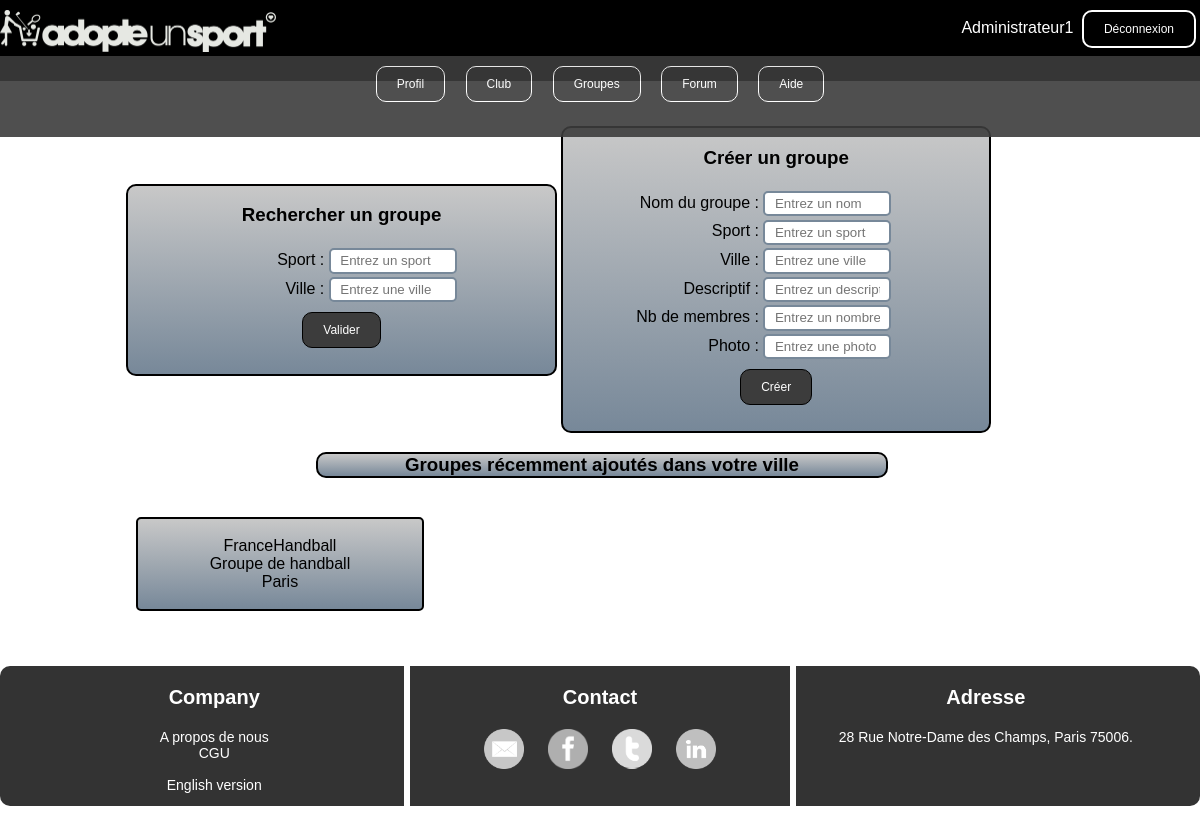
The app's page /groupes.php (signed in) with its own data.
### tables this page shows
CREATE TABLE IF NOT EXISTS `groupe` (
  `Id` int(11) NOT NULL AUTO_INCREMENT,
  `Titre` varchar(255) NOT NULL,
  `Descriptif` varchar(1000) NOT NULL,
  `Zone_geographique` varchar(255) NOT NULL,
  `Nb_max_personnes` int(11) NOT NULL,
  `Photo` varchar(255) NOT NULL,
  `Nom_sport` varchar(255) NOT NULL,
  `Pseudo_membre_createur` varchar(255) NOT NULL,
  `Date_creation` date NOT NULL,
  PRIMARY KEY (`Id`)
);

### groupes.php (the view, shortened to what this page needs)
<?php
include_once("model.php");
?>
<!DOCTYPE html>
<html>
	<head>
		<link href='assets/css/styleheaderfooter.css' rel='stylesheet' type='text/css' />
		<link href='assets/css/style.css' rel='stylesheet' type='text/css' />
	</head>
	<body>
		<?php include("headermembre.php"); ?>
		<div class="groupe">
    		<?php
    		if (isset($_SESSION['Pseudo'])) {
				?>
				<div class="groupeformulaire">
					<form action="groupes.php" method="post">
						<h3>Rechercher un groupe</h3>
			        	<div class="apparenceformulaire">
			        		<label for="sport">Sport : </label><input type="text" name="sport" placeholder="Entrez un sport" value="<?php if (isset($_POST['sport'])) echo htmlentities(trim($_POST['sport'])); ?>" onclick="colorer(this)" onblur="decolorer(this)"/><br />
			        		<label for="ville">Ville : </label><input type="text" name="ville" placeholder="Entrez une ville" value="<?php if (isset($_POST['ville'])) echo htmlentities(trim($_POST['ville'])); ?>" onclick="colorer(this)" onblur="decolorer(this)"/><br />
			        	</div>
					    <input type="submit" name="valider" value="Valider" class="button3">
			    	</form>
    			</div>
				<div class="formulairecreergroupe">
					<form action="groupes.php" method="post">
						<h3>Créer un groupe</h3>
			        	<div class="apparenceformulaire">
			        		<label for="nomgroupe">Nom du groupe : </label><input type="text" name="nomgroupe" placeholder="Entrez un nom" value="<?php if (isset($_POST['nomgroupe'])) echo htmlentities(trim($_POST['nomgroupe'])); ?>" onclick="colorer(this)" onblur="decolorer(this)"/><br />
			        		<label for="choixsport">Sport : </label><input type="text" name="choixsport" placeholder="Entrez un sport" value="<?php if (isset($_POST['choixsport'])) echo htmlentities(trim($_POST['choixsport'])); ?>" onclick="colorer(this)" onblur="decolorer(this)"/><br />
			        		<label for="choixville">Ville : </label><input type="text" name="choixville" placeholder="Entrez une ville" value="<?php if (isset($_POST['choixville'])) echo htmlentities(trim($_POST['choixville'])); ?>" onclick="colorer(this)" onblur="decolorer(this)"/><br />
			        		<label for="descriptif">Descriptif : </label><input type="text" name="descriptif" placeholder="Entrez un descriptif" value="<?php if (isset($_POST['descriptif'])) echo htmlentities(trim($_POST['descriptif'])); ?>" onclick="colorer(this)" onblur="decolorer(this)"/><br />
			        		<label for="nbmembres">Nb de membres : </label><input type="text" name="nbmembres" placeholder="Entrez un nombre de membres" value="<?php if (isset($_POST['nbmembres'])) echo htmlentities(trim($_POST['nbmembres'])); ?>" onclick="colorer(this)" onblur="decolorer(this)"/><br />
			        		<label for="photo">Photo : </label><input type="text" name="photo" placeholder="Entrez une photo" value="<?php if (isset($_POST['photo'])) echo htmlentities(trim($_POST['photo'])); ?>" onclick="colorer(this)" onblur="decolorer(this)"/><br />
			        	</div>
					        <input type="submit" name="creer" value="Créer" class="button3">
			    	</form>
    			</div>
			<?php
			}
			?>
			<?php
			if (isset($_POST['valider']) && $_POST['valider'] == 'Valider') {
				try
					{
						$base = new PDO('mysql:host=localhost;dbname=app_info;charset=utf8', 'root', '');
					}
					catch(Exception $e)
					{
	        			die('Erreur : '.$e->getMessage());
					}
				if ( (isset($_POST['ville']) && !empty($_POST['ville'])) && (isset($_POST['sport']) && empty($_POST['sport'])) ) {
					?>
						<h3 class="grouperecent">Groupes trouvés</h3>
					<?php
					$reponse = $base->query('SELECT Titre, Descriptif, Zone_geographique FROM groupe WHERE Zone_geographique="'.$_POST['ville'].'"');
					while ($donnees = $reponse->fetch())
					{ ?>
						<div class="groupestrouves">
						<br/><a href="pagemutablegroupe.php?Titregroupe=<?php echo $donnees['Titre']; ?>"><?php echo $donnees['Titre'] . '<br/>'; ?></a>
						<?php
						echo $donnees['Descriptif'] . '<br/>';
						echo $donnees['Zone_geographique']. '<br/>' . '<br/>';
						?>
						</div>
					<?php
					}
					$reponse->closeCursor();
				}
				else if ( (isset($_POST['sport']) && !empty($_POST['sport'])) && (isset($_POST['ville']) && empty($_POST['ville'])) ) {
					?>
						<h3 class="grouperecent">Groupes trouvés</h3>
					<?php
					$reponse = $base->query('SELECT Titre, Descriptif, Zone_geographique FROM groupe WHERE Nom_sport="'.$_POST['sport'].'"');
					while ($donnees = $reponse->fetch())
					{ ?>
						<div class="groupestrouves">
						<br/><a href="pagemutablegroupe.php?Titregroupe=<?php echo $donnees['Titre']; ?>"><?php echo $donnees['Titre'] . '<br/>'; ?></a>
						<?php
						echo $donnees['Descriptif'] . '<br/>';
						echo $donnees['Zone_geographique']. '<br/>' . '<br/>';
						?>
						</div>
					<?php
					}
					$reponse->closeCursor();
				}
				else if ((isset($_POST['sport']) && !empty($_POST['sport'])) && (isset($_POST['ville']) && !empty($_POST['ville'])) ) {
					?>
						<h3 class="grouperecent">Groupes trouvés</h3>
					<?php
					$reponse = $base->query('SELECT Titre, Descriptif, Zone_geographique FROM groupe WHERE Nom_sport="'.$_POST['sport'].'" AND Zone_geographique="'.$_POST['ville'].'"');
					while ($donnees = $reponse->fetch())
					{ ?>
						<div class="groupestrouves">
						<br/><a href="pagemutablegroupe.php?Titregroupe=<?php echo $donnees['Titre']; ?>"><?php echo $donnees['Titre'] . '<br/>'; ?></a>
						<?php
						echo $donnees['Descriptif'] . '<br/>';
						echo $donnees['Zone_geographique']. '<br/>' . '<br/>';
						?>
						</div>
					<?php
					}
					$reponse->closeCursor();
				}
			}
			else{
				try
					{
						$base = new PDO('mysql:host=localhost;dbname=app_info;charset=utf8', 'root', '');
					}
					catch(Exception $e)
					{
	        			die('Erreur : '.$e->getMessage());
					}
						if (isset($_SESSION['Pseudo'])) {
							?>
							<h3 class="grouperecent">Groupes récemment ajoutés dans votre ville</h3>
							<?php
							$reponse = $base->query('SELECT Titre, Descriptif, Zone_geographique FROM groupe WHERE Zone_geographique = "'.$_SESSION['Ville'].'" ORDER BY Id DESC LIMIT 0, 3');
							while ($donnees = $reponse->fetch())
							{ ?>
								<div class="groupestrouves">
								<br/><a href="pagemutablegroupe.php?Titregroupe=<?php echo $donnees['Titre']; ?>"><?php echo $donnees['Titre'] . '<br/>'; ?></a>
								<?php
								echo $donnees['Descriptif'] . '<br/>';
								echo $donnees['Zone_geographique']. '<br/>' . '<br/>';
								?>
								</div>
							<?php
							}
						}
			}
			?>
		</div>
		<?php include("footermembre.php"); ?>
	</body>
</html>

### assets/css/style.css (style rules this page uses)
body { background-image : url('Images/fond2.jpg'); background-size: 100%; background-repeat: no-repeat; background-attachment: fixed; display: block; color : black; font-family : "Verdana", cursive, sans-serif; }
a { color: black; text-decoration: none; }
input { border-radius: 6px; }
.button3 { background-color: rgb(60,60,60); border: solid black 1px; border-radius: 10px; color: white; padding: 10px 20px; text-align: center; text-decoration: none; display: inline-block; font-size: 12px; margin: 10px 8px; cursor: pointer; }
.groupe { display: inline-block; margin-top: 10%; margin-bottom: 3%; width: 80%; margin-left: 10%; margin-right: 10%; }
.groupeformulaire { text-align: center; border: solid black 2px; background-image:linear-gradient(rgb(200,200,200), rgb(119,136,153)); border-radius: 10px; display: inline-block; width: 45%; vertical-align: middle; }
.formulairecreergroupe { text-align: center; border: solid black 2px; background-image:linear-gradient(rgb(200,200,200), rgb(119,136,153)); border-radius: 10px; display: inline-block; width: 45%; vertical-align: middle; }
.groupestrouves { background-image:linear-gradient(rgb(200,200,200), rgb(119,136,153)); border: solid black 2px; border-radius: 5px; margin-top: 20px; margin-bottom: 20px; width: 30%; margin-left: 1%; margin-right: 1%; text-align: center; display: inline-block; }
.grouperecent { text-align: center; background-image:linear-gradient(rgb(200,200,200), rgb(119,136,153)); width: 60%; margin-left: 20%; margin-right: 20%; border: solid black 2px; border-radius: 10px; }
input[type=text] { border: 2px solid rgb(119,136,153); border-radius: 5px; padding: 1% 3%; margin-top: 1%; width: 40%; }
.apparenceformulaire { width: 75%; margin-left: 2%; margin-right: 23%; text-align: right; }

### records on screen
groupe: Titre "FranceHandball", Descriptif "Groupe de handball", Zone_geographique "Paris"

### other values on screen
$_SESSION['Pseudo'] "Administrateur1"
